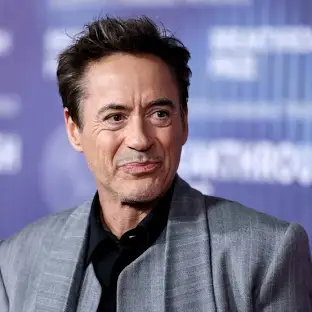
#> input picture Image Processing/img/rdj.webp, 312 x 312 px
$ jupyter execute --allow-errors 'Facial Landmark & Filter.ipynb'
#> lines starting #> are read from the running program, lines starting #| are printed output that depends on the picture; after the words box and inside, x2 and y2 are one past the last pixel; in counts of white or black regions, pixels touching at a corner belong together
[cell 1]
import cv2
import matplotlib.pyplot as plt
import numpy as np

[cell 2]
img=cv2.imread("../img/rdj.webp")
#> img is the input picture: shape (312, 312, 3); mean B, G, R 147.9, 121.2, 124.1
plt.figure(figsize=(14, 5))
# BGR to RGB [..., ::-1]
plt.imshow(img[..., ::-1])
plt.show()

[cell 3]
import os
import urllib.request as urlreq
haarcascade_url = "https://raw.githubusercontent.com/opencv/opencv/master/data/haarcascades/haarcascade_frontalface_alt2.xml"

haarcascade = "haarcascade_frontalface_alt2.xml"

if (haarcascade in os.listdir(os.curdir)):
    print("File exists")
else:
    urlreq.urlretrieve(haarcascade_url, haarcascade)
    print("File downloaded")

[cell 4]
detector = cv2.CascadeClassifier(haarcascade)

[cell 5]
imgGray=cv2.cvtColor(img,cv2.COLOR_BGR2GRAY)
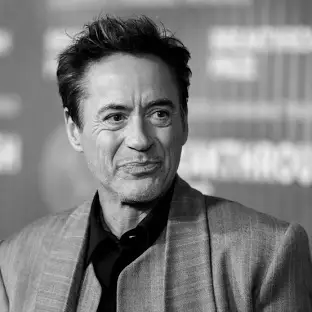
#> imgGray: shape (312, 312); min 0, max 236, mean 125.1

[cell 6]
faces = detector.detectMultiScale(imgGray)
#> faces = [[74, 66, 123, 123]]

[cell 7]
newImg=img.copy()
for face in faces:
    (x,y,w,d) = face
    cv2.rectangle(newImg,(x,y),(x+w, y+d),(255, 255, 255), 2)
#> this loop made 1 pass
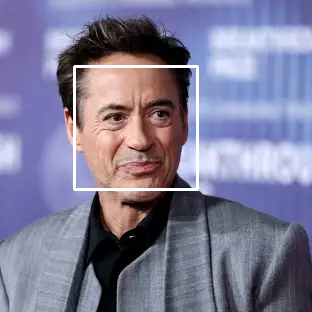
#> newImg: shape (312, 312, 3); 1.51% of pixels changed, all inside (x1, y1, x2, y2) = (73, 65, 199, 191)

plt.figure(figsize=(14, 5))
# BGR to RGB [..., ::-1]
plt.imshow(newImg[..., ::-1])
plt.show()

[cell 8]
LBFmodel_url = "https://github.com/kurnianggoro/GSOC2017/raw/master/data/lbfmodel.yaml"
LBFmodel = "lbfmodel.yaml"

if (LBFmodel in os.listdir(os.curdir)):
    print("File exists")
else:
    urlreq.urlretrieve(LBFmodel_url, LBFmodel)
#> (this line was passed over: the network is not available in this run)

$ run again, with Image Processing/img/Sunflowers.jpg saved as Image Processing/img/rdj.webp
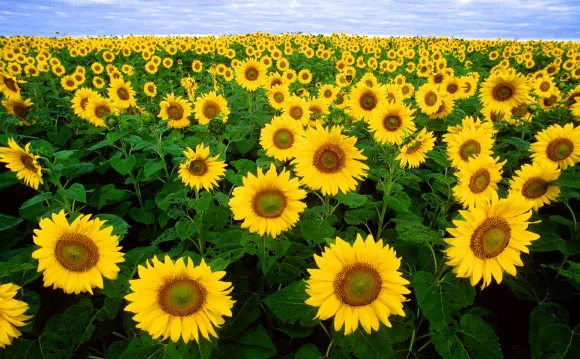
#> input picture Image Processing/img/Sunflowers.jpg, 580 x 359 px
#> img is the input picture: shape (359, 580, 3); mean B, G, R 35.4, 114.3, 115.9
#> `imgGray=cv2.cvtColor(img,cv2.COLOR_BGR2GRAY)`:
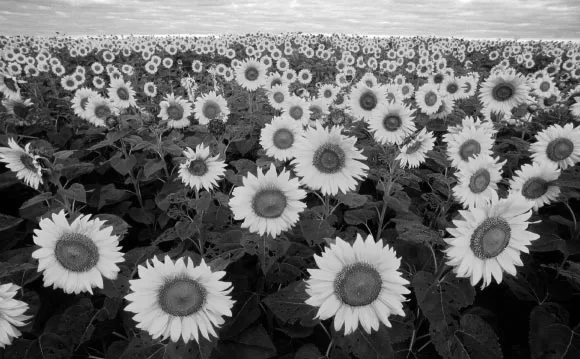
#> imgGray: shape (359, 580); min 0, max 255, mean 105.8
#> faces = [[253, 89, 68, 68]]
#> the loop `for face in faces:` made 1 pass
#> after the loop `for face in faces:`:
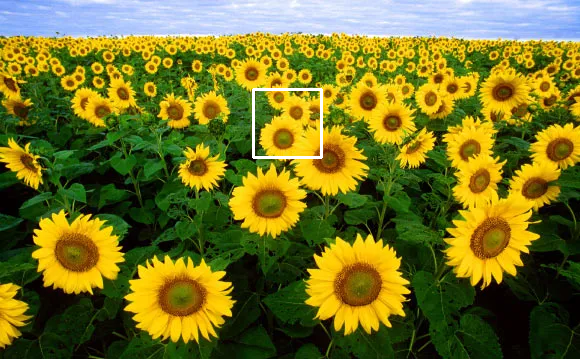
#> newImg: shape (359, 580, 3); 0.39% of pixels changed, all inside (x1, y1, x2, y2) = (252, 88, 323, 159)
